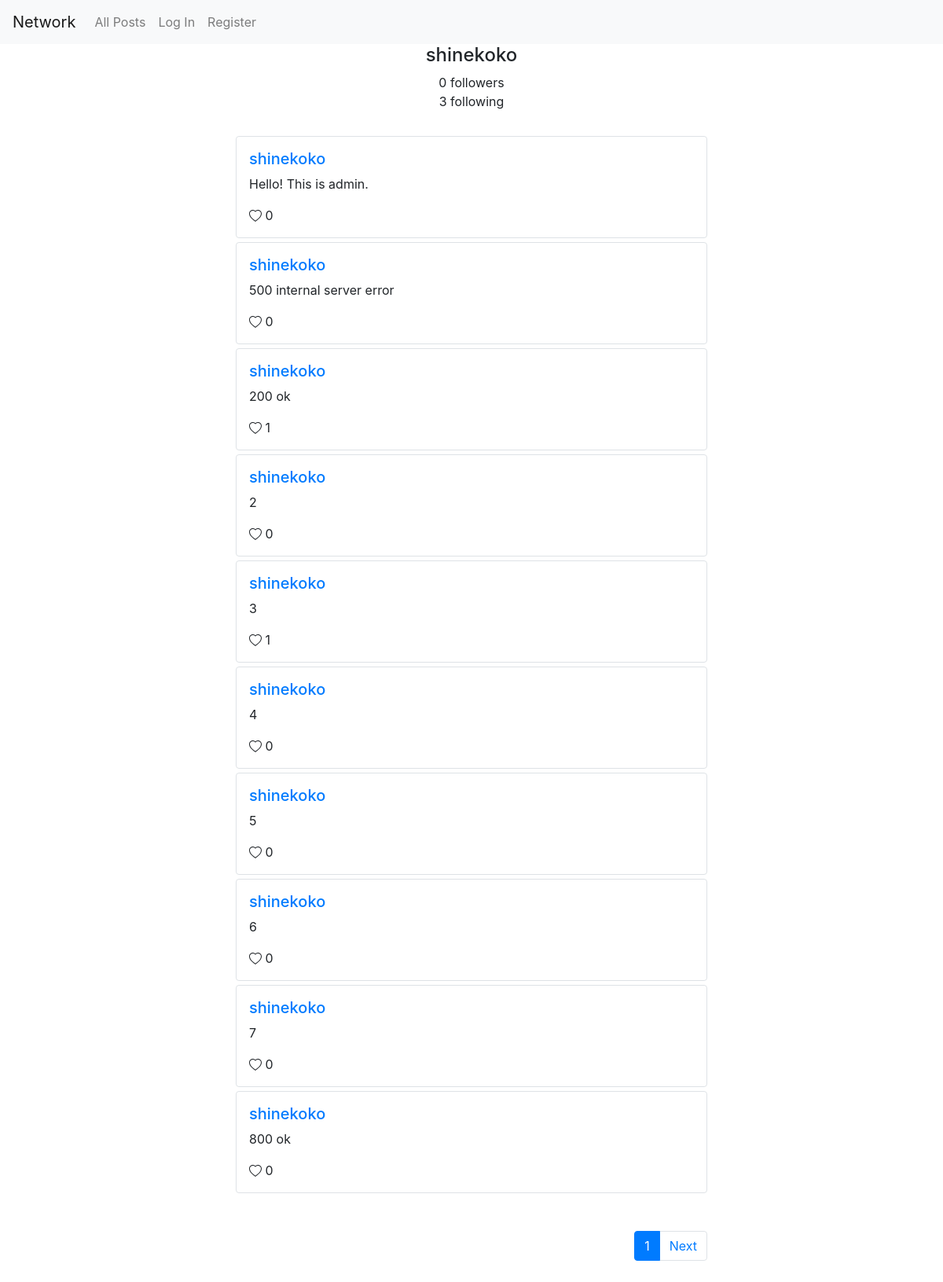
Page /profile/4 on the earlier database version.
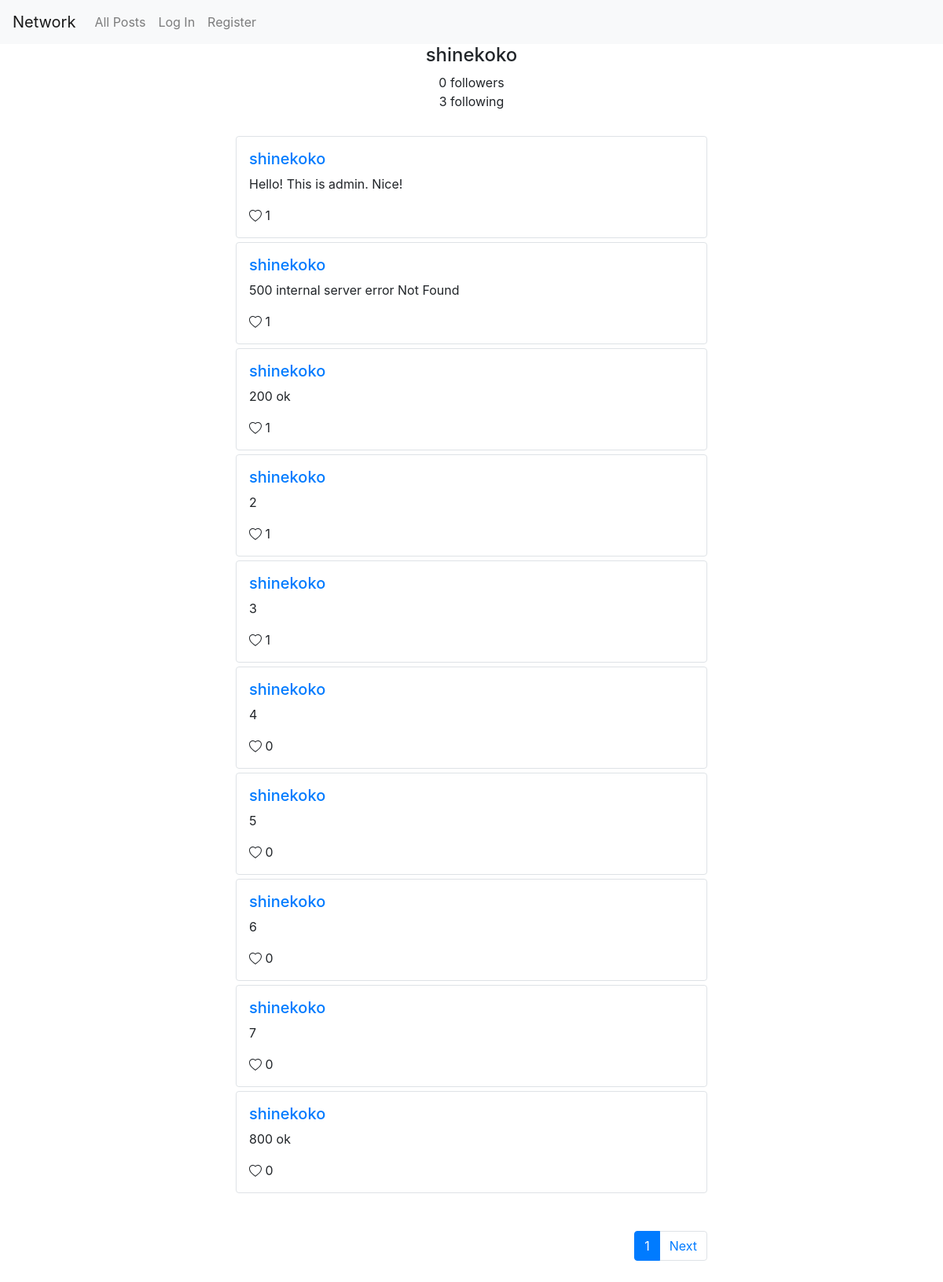
Same page on the later database version.
### network/models.py (models this page shows, shortened)
class Post(models.Model):
    post_user = models.ForeignKey(settings.AUTH_USER_MODEL,
                                  on_delete=models.CASCADE,
                                  related_name='user_posts')
    date_posted = models.DateTimeField(null=False, auto_now_add=True)
    content = models.TextField(null=False, blank=False)
    @property
    def liked(self):
        return [like.liked_user for like in self.liked_users.all()]

class User(AbstractUser):
    pass

class Like(models.Model):
    liked_user = models.ForeignKey(settings.AUTH_USER_MODEL,
                                   on_delete=models.CASCADE,
                                   related_name='liked_posts')
    liked_post = models.ForeignKey(Post,
                                   on_delete=models.CASCADE,
                                   related_name='liked_users')

### network/views.py (the view)
# urls.py: path("profile/<int:user_id>", views.profile, name="profile"),
def profile(request, user_id):
    user = User.objects.get(pk=user_id)
    posts = user.user_posts.all()
    p = Paginator(posts, 10)
    page_number = request.GET.get('page')
    page_obj = p.get_page(page_number)
    return render(request, 'network/profile.html', {
        "user_id": user_id,
        "name": user.username,
        "email": user.email,
        "is_following": request.user.id in [follower.following_user.id for follower in user.followers.all()],
        "followers": [follower.following_user.username for follower in user.followers.all()],
        "following": [following.followed_user.username for following in user.followed_users.all()],
        "page_obj" : page_obj})

### network/templates/network/profile.html (shortened to what this page needs)
{% extends "network/layout.html" %}
{% load static %}
{% block body %}
    <div id="profile-div" class="container profile">
        <div class="name"><h4 id="name">{{ name }}</h4></div>
        <div class="no-of-follower"><span id="no-of-follower">{{ followers|length }} followers</span></div>
        <div class="no-of-following"><span id="no-of-following">{{ following|length }} following</span></div>
    </div>
    <section id="main_page">
      {% for post in page_obj.object_list %}
      <div class="container border rounded post">
          <div class="username"><h5><a href="{% url 'profile' post.post_user.id %}">{{ post.post_user.username }}</a></h5></div>
          <div class="content" id="post-{{ post.id }}"><p id="content-{{ post.id }}">{{ post.content }}</p></div>
          <div class="like">
          {% if user not in post.liked %}
            <svg id="like-icon-{{ post.id }}" onclick="like_post({{ post.id }})" width="1em" height="1em" viewBox="0 0 16 16" class="bi bi-heart" fill="currentColor" xmlns="http://www.w3.org/2000/svg">
              <path fill-rule="evenodd" d="M8 2.748l-.717-.737C5.6.281 2.514.878 1.4 3.053c-.523 1.023-.641 2.5.314 4.385.92 1.815 2.834
              3.989 6.286 6.357 3.452-2.368 5.365-4.542 6.286-6.357.955-1.886.838-3.362.314-4.385C13.486.878 10.4.28 8.717 2.01L8 2.748zM8
              15C-7.333 4.868 3.279-3.04 7.824 1.143c.06.055.119.112.176.171a3.12 3.12 0 0 1 .176-.17C12.72-3.042 23.333 4.867 8 15z"/>
            </svg>
            <span id="post-{{ post.id }}-like" class="like-count">{{ post.liked_users.all|length }}</span>
          {% endif %}
          </div>
      </div>
      {% endfor %}
  </section>
  <div class="paginator text-right container">
    <nav aria-label="paginator">
      <ul class="pagination">
        <li class="page-item active" aria-current="page">
          <a class="page-link" href="#">{{ page_obj.number }}<span class="sr-only">(current)</span></a>
        </li>
      {% if page_obj.has_next %}
        <li class="page-item">
          <a class="page-link" href="?page={{ page_obj.next_page_number }}">Next</a>
        </li>
      {% endif %}
      </ul>
    </nav>
  </div>
{% endblock %}

Differences in the rows shown:
changed Post: content "Hello! This is admin." → "Hello! This is admin. Nice!"; liked_users.all|length "0" → "1"
changed Post: content "500 internal server error" → "500 internal server error Not Found"; liked_users.all|length "0" → "1"
computed for Post (number 4 of 10 on the later page): liked_users.all|length "0" → "1"
